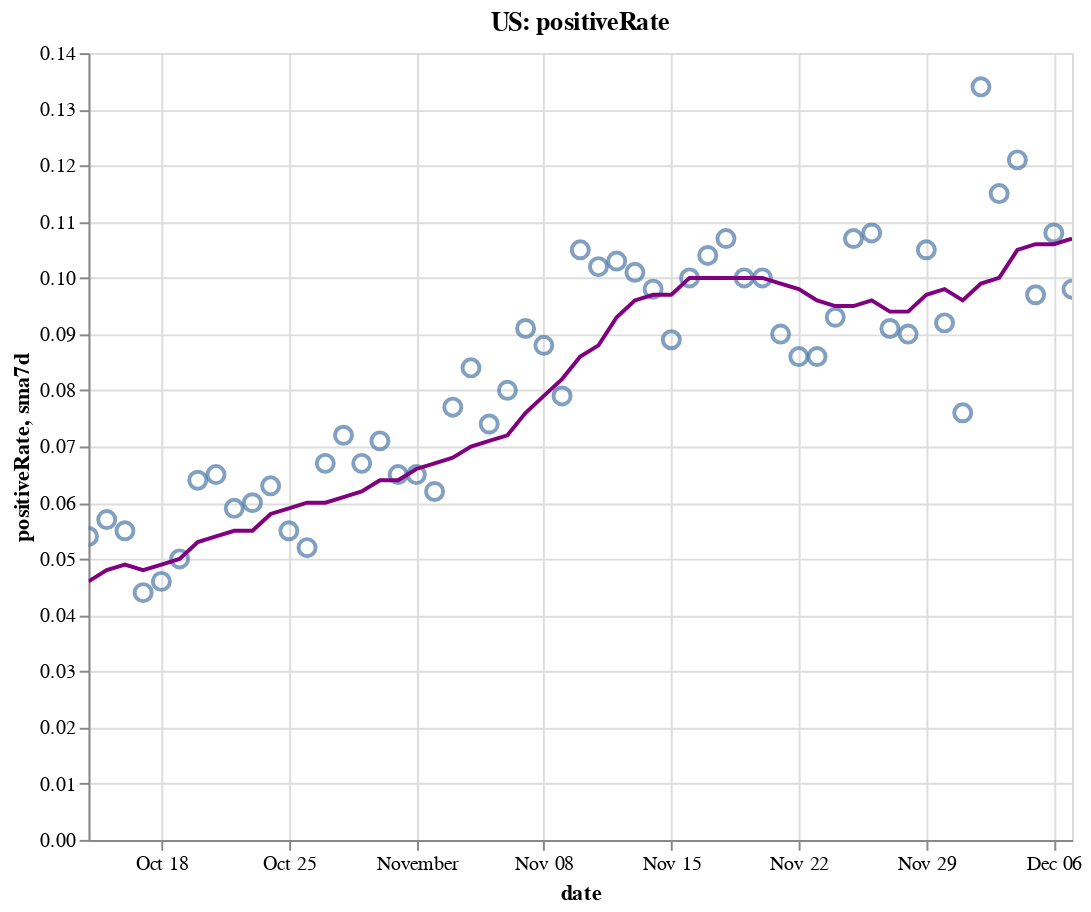

Notebook code for this chart:
### Code cell
create_plot(us, 'positiveRate')

### Figure 1 — Vega-Lite specification as saved in the notebook (floating-point values rounded to 4 significant figures)
{"config": {"view": {"continuousWidth": 400, "continuousHeight": 300}}, "layer": [{"layer": [{"mark": {"type": "point", "size": 75}, "encoding": {"tooltip": [{"type": "temporal", "field": "date"}, {"type": "quantitative", "field": "positiveRate"}, {"type": "quantitative", "field": "sma7d"}], "x": {"type": "temporal", "field": "date"}, "y": {"type": "quantitative", "field": "positiveRate"}}, "selection": {"selector004": {"type": "interval", "bind": "scales", "encodings": ["x", "y"]}}}, {"mark": {"type": "line", "color": "purple"}, "encoding": {"x": {"type": "temporal", "field": "date"}, "y": {"type": "quantitative", "field": "sma7d"}}}]}, {"mark": {"type": "rule", "color": "#aaa"}, "encoding": {"x": {"type": "temporal", "field": "date"}}, "transform": [{"filter": {"selection": "selector003"}}]}, {"mark": "circle", "encoding": {"opacity": {"condition": {"value": 1, "selection": "selector003"}, "value": 0}, "tooltip": [{"type": "temporal", "field": "date"}, {"type": "quantitative", "field": "positiveRate"}, {"type": "quantitative", "field": "sma7d"}], "x": {"type": "temporal", "field": "date"}, "y": {"type": "quantitative", "field": "positiveRate"}}, "selection": {"selector003": {"type": "single", "encodings": ["x"], "on": "mouseover", "nearest": true, "empty": "none"}}}, {"mark": {"type": "text", "align": "left", "dx": 5, "dy": -5, "stroke": "white", "strokeWidth": 2}, "encoding": {"text": {"type": "quantitative", "field": "positiveRate"}, "tooltip": [{"type": "temporal", "field": "date"}, {"type": "quantitative", "field": "positiveRate"}, {"type": "quantitative", "field": "sma7d"}], "x": {"type": "temporal", "field": "date"}, "y": {"type": "quantitative", "field": "positiveRate"}}, "transform": [{"filter": {"selection": "selector003"}}]}, {"mark": {"type": "text", "align": "left", "dx": 5, "dy": -5}, "encoding": {"text": {"type": "quantitative", "field": "positiveRate"}, "tooltip": [{"type": "temporal", "field": "date"}, {"type": "quantitative", "field": "positiveRate"}, {"type": "quantitative", "field": "sma7d"}], "x": {"type": "temporal", "field": "date"}, "y": {"type": "quantitative", "field": "positiveRate"}}, "transform": [{"filter": {"selection": "selector003"}}]}], "data": {"name": "data-8d07cae73a99ff3e15c2ee5c26e3f232"}, "height": 400, "title": "US: positiveRate", "width": 500, "$schema": "https://vega.github.io/schema/vega-lite/v4.8.1.json", "datasets": {"data-8d07cae73a99ff3e15c2ee5c26e3f232": [{"date": "2020-10-14T00:00:00", "totalTestResultsIncrease": 1045000.0, "positiveIncrease": 56120.0, "death": 208500.0, "deathIncrease": 807.0, "positiveRate": 0.054, "state": "US", "sma7d": 0.046}, {"date": "2020-10-15T00:00:00", "totalTestResultsIncrease": 1109000.0, "positiveIncrease": 63390.0, "death": 209400.0, "deathIncrease": 930.0, "positiveRate": 0.057, "state": "US", "sma7d": 0.048}, {"date": "2020-10-16T00:00:00", "totalTestResultsIncrease": 1231000.0, "positiveIncrease": 68250.0, "death": 210300.0, "deathIncrease": 897.0, "positiveRate": 0.055, "state": "US", "sma7d": 0.049}, {"date": "2020-10-17T00:00:00", "totalTestResultsIncrease": 1299000.0, "positiveIncrease": 57330.0, "death": 211100.0, "deathIncrease": 773.0, "positiveRate": 0.044, "state": "US", "sma7d": 0.048}, {"date": "2020-10-18T00:00:00", "totalTestResultsIncrease": 1052000.0, "positiveIncrease": 48280.0, "death": 211500.0, "deathIncrease": 402.0, "positiveRate": 0.046, "state": "US", "sma7d": 0.049}, {"date": "2020-10-19T00:00:00", "totalTestResultsIncrease": 1135000.0, "positiveIncrease": 57110.0, "death": 212000.0, "deathIncrease": 456.0, "positiveRate": 0.05, "state": "US", "sma7d": 0.05}, {"date": "2020-10-20T00:00:00", "totalTestResultsIncrease": 952700.0, "positiveIncrease": 60550.0, "death": 212800.0, "deathIncrease": 837.0, "positiveRate": 0.064, "state": "US", "sma7d": 0.053}, {"date": "2020-10-21T00:00:00", "totalTestResultsIncrease": 941800.0, "positiveIncrease": 60960.0, "death": 213800.0, "deathIncrease": 1019.0, "positiveRate": 0.065, "state": "US", "sma7d": 0.054}, {"date": "2020-10-22T00:00:00", "totalTestResultsIncrease": 1230000.0, "positiveIncrease": 72840.0, "death": 214900.0, "deathIncrease": 1126.0, "positiveRate": 0.059, "state": "US", "sma7d": 0.055}, {"date": "2020-10-23T00:00:00", "totalTestResultsIncrease": 1383000.0, "positiveIncrease": 82330.0, "death": 215900.0, "deathIncrease": 934.0, "positiveRate": 0.06, "state": "US", "sma7d": 0.055}, {"date": "2020-10-24T00:00:00", "totalTestResultsIncrease": 1323000.0, "positiveIncrease": 83290.0, "death": 216800.0, "deathIncrease": 890.0, "positiveRate": 0.063, "state": "US", "sma7d": 0.058}, {"date": "2020-10-25T00:00:00", "totalTestResultsIncrease": 1188000.0, "positiveIncrease": 64890.0, "death": 217100.0, "deathIncrease": 382.0, "positiveRate": 0.055, "state": "US", "sma7d": 0.059}, {"date": "2020-10-26T00:00:00", "totalTestResultsIncrease": 1211000.0, "positiveIncrease": 62520.0, "death": 217500.0, "deathIncrease": 402.0, "positiveRate": 0.052, "state": "US", "sma7d": 0.06}, {"date": "2020-10-27T00:00:00", "totalTestResultsIncrease": 1071000.0, "positiveIncrease": 72080.0, "death": 218500.0, "deathIncrease": 919.0, "positiveRate": 0.067, "state": "US", "sma7d": 0.06}, {"date": "2020-10-28T00:00:00", "totalTestResultsIncrease": 1096000.0, "positiveIncrease": 78750.0, "death": 219500.0, "deathIncrease": 1044.0, "positiveRate": 0.072, "state": "US", "sma7d": 0.061}, {"date": "2020-10-29T00:00:00", "totalTestResultsIncrease": 1333000.0, "positiveIncrease": 88720.0, "death": 220500.0, "deathIncrease": 1037.0, "positiveRate": 0.067, "state": "US", "sma7d": 0.062}, {"date": "2020-10-30T00:00:00", "totalTestResultsIncrease": 1364000.0, "positiveIncrease": 97240.0, "death": 221500.0, "deathIncrease": 947.0, "positiveRate": 0.071, "state": "US", "sma7d": 0.064}, {"date": "2020-10-31T00:00:00", "totalTestResultsIncrease": 1390000.0, "positiveIncrease": 90580.0, "death": 222500.0, "deathIncrease": 963.0, "positiveRate": 0.065, "state": "US", "sma7d": 0.064}, {"date": "2020-11-01T00:00:00", "totalTestResultsIncrease": 1128000.0, "positiveIncrease": 73850.0, "death": 222900.0, "deathIncrease": 395.0, "positiveRate": 0.065, "state": "US", "sma7d": 0.066}, {"date": "2020-11-02T00:00:00", "totalTestResultsIncrease": 1327000.0, "positiveIncrease": 82050.0, "death": 223300.0, "deathIncrease": 491.0, "positiveRate": 0.062, "state": "US", "sma7d": 0.067}, {"date": "2020-11-03T00:00:00", "totalTestResultsIncrease": 1129000.0, "positiveIncrease": 86670.0, "death": 224900.0, "deathIncrease": 1514.0, "positiveRate": 0.077, "state": "US", "sma7d": 0.068}, {"date": "2020-11-04T00:00:00", "totalTestResultsIncrease": 1223000.0, "positiveIncrease": 103300.0, "death": 226000.0, "deathIncrease": 1117.0, "positiveRate": 0.084, "state": "US", "sma7d": 0.07}, {"date": "2020-11-05T00:00:00", "totalTestResultsIncrease": 1567000.0, "positiveIncrease": 116400.0, "death": 227100.0, "deathIncrease": 1146.0, "positiveRate": 0.074, "state": "US", "sma7d": 0.071}, {"date": "2020-11-06T00:00:00", "totalTestResultsIncrease": 1564000.0, "positiveIncrease": 125800.0, "death": 228300.0, "deathIncrease": 1173.0, "positiveRate": 0.08, "state": "US", "sma7d": 0.072}, {"date": "2020-11-07T00:00:00", "totalTestResultsIncrease": 1413000.0, "positiveIncrease": 129200.0, "death": 229400.0, "deathIncrease": 1119.0, "positiveRate": 0.091, "state": "US", "sma7d": 0.076}, {"date": "2020-11-08T00:00:00", "totalTestResultsIncrease": 1252000.0, "positiveIncrease": 110300.0, "death": 229900.0, "deathIncrease": 496.0, "positiveRate": 0.088, "state": "US", "sma7d": 0.079}, {"date": "2020-11-09T00:00:00", "totalTestResultsIncrease": 1516000.0, "positiveIncrease": 119400.0, "death": 230500.0, "deathIncrease": 577.0, "positiveRate": 0.079, "state": "US", "sma7d": 0.082}, {"date": "2020-11-10T00:00:00", "totalTestResultsIncrease": 1252000.0, "positiveIncrease": 131200.0, "death": 231800.0, "deathIncrease": 1360.0, "positiveRate": 0.105, "state": "US", "sma7d": 0.086}, {"date": "2020-11-11T00:00:00", "totalTestResultsIncrease": 1418000.0, "positiveIncrease": 144800.0, "death": 233400.0, "deathIncrease": 1563.0, "positiveRate": 0.102, "state": "US", "sma7d": 0.088}, {"date": "2020-11-12T00:00:00", "totalTestResultsIncrease": 1476000.0, "positiveIncrease": 152000.0, "death": 234500.0, "deathIncrease": 1119.0, "positiveRate": 0.103, "state": "US", "sma7d": 0.093}, {"date": "2020-11-13T00:00:00", "totalTestResultsIncrease": 1698000.0, "positiveIncrease": 172100.0, "death": 235800.0, "deathIncrease": 1268.0, "positiveRate": 0.101, "state": "US", "sma7d": 0.096}, {"date": "2020-11-14T00:00:00", "totalTestResultsIncrease": 1662000.0, "positiveIncrease": 163500.0, "death": 237100.0, "deathIncrease": 1331.0, "positiveRate": 0.098, "state": "US", "sma7d": 0.097}, {"date": "2020-11-15T00:00:00", "totalTestResultsIncrease": 1615000.0, "positiveIncrease": 144400.0, "death": 237800.0, "deathIncrease": 687.0, "positiveRate": 0.089, "state": "US", "sma7d": 0.097}, {"date": "2020-11-16T00:00:00", "totalTestResultsIncrease": 1487000.0, "positiveIncrease": 148900.0, "death": 238400.0, "deathIncrease": 619.0, "positiveRate": 0.1, "state": "US", "sma7d": 0.1}, {"date": "2020-11-17T00:00:00", "totalTestResultsIncrease": 1512000.0, "positiveIncrease": 156700.0, "death": 240000.0, "deathIncrease": 1555.0, "positiveRate": 0.104, "state": "US", "sma7d": 0.1}, {"date": "2020-11-18T00:00:00", "totalTestResultsIncrease": 1539000.0, "positiveIncrease": 164000.0, "death": 241900.0, "deathIncrease": 1864.0, "positiveRate": 0.107, "state": "US", "sma7d": 0.1}, {"date": "2020-11-19T00:00:00", "totalTestResultsIncrease": 1821000.0, "positiveIncrease": 182800.0, "death": 243800.0, "deathIncrease": 1967.0, "positiveRate": 0.1, "state": "US", "sma7d": 0.1}, {"date": "2020-11-20T00:00:00", "totalTestResultsIncrease": 1919000.0, "positiveIncrease": 192800.0, "death": 245700.0, "deathIncrease": 1884.0, "positiveRate": 0.1, "state": "US", "sma7d": 0.1}, {"date": "2020-11-21T00:00:00", "totalTestResultsIncrease": 2004000.0, "positiveIncrease": 179700.0, "death": 247200.0, "deathIncrease": 1512.0, "positiveRate": 0.09, "state": "US", "sma7d": 0.099}, {"date": "2020-11-22T00:00:00", "totalTestResultsIncrease": 1744000.0, "positiveIncrease": 150800.0, "death": 248100.0, "deathIncrease": 898.0, "positiveRate": 0.086, "state": "US", "sma7d": 0.098}, {"date": "2020-11-23T00:00:00", "totalTestResultsIncrease": 1759000.0, "positiveIncrease": 151000.0, "death": 249100.0, "deathIncrease": 955.0, "positiveRate": 0.086, "state": "US", "sma7d": 0.096}, {"date": "2020-11-24T00:00:00", "totalTestResultsIncrease": 1790000.0, "positiveIncrease": 167000.0, "death": 251100.0, "deathIncrease": 2066.0, "positiveRate": 0.093, "state": "US", "sma7d": 0.095}, {"date": "2020-11-25T00:00:00", "totalTestResultsIncrease": 1721000.0, "positiveIncrease": 183600.0, "death": 253400.0, "deathIncrease": 2289.0, "positiveRate": 0.107, "state": "US", "sma7d": 0.095}, {"date": "2020-11-26T00:00:00", "totalTestResultsIncrease": 1170000.0, "positiveIncrease": 126300.0, "death": 254800.0, "deathIncrease": 1336.0, "positiveRate": 0.108, "state": "US", "sma7d": 0.096}, {"date": "2020-11-27T00:00:00", "totalTestResultsIncrease": 2126000.0, "positiveIncrease": 193700.0, "death": 256100.0, "deathIncrease": 1372.0, "positiveRate": 0.091, "state": "US", "sma7d": 0.094}, {"date": "2020-11-28T00:00:00", "totalTestResultsIncrease": 1710000.0, "positiveIncrease": 154500.0, "death": 257400.0, "deathIncrease": 1245.0, "positiveRate": 0.09, "state": "US", "sma7d": 0.094}, {"date": "2020-11-29T00:00:00", "totalTestResultsIncrease": 1290000.0, "positiveIncrease": 135200.0, "death": 258200.0, "deathIncrease": 803.0, "positiveRate": 0.105, "state": "US", "sma7d": 0.097}, {"date": "2020-11-30T00:00:00", "totalTestResultsIncrease": 1603000.0, "positiveIncrease": 147600.0, "death": 259300.0, "deathIncrease": 1136.0, "positiveRate": 0.092, "state": "US", "sma7d": 0.098}, {"date": "2020-12-01T00:00:00", "totalTestResultsIncrease": 2341000.0, "positiveIncrease": 176800.0, "death": 261800.0, "deathIncrease": 2473.0, "positiveRate": 0.076, "state": "US", "sma7d": 0.096}, {"date": "2020-12-02T00:00:00", "totalTestResultsIncrease": 1459000.0, "positiveIncrease": 195800.0, "death": 264500.0, "deathIncrease": 2733.0, "positiveRate": 0.134, "state": "US", "sma7d": 0.099}, {"date": "2020-12-03T00:00:00", "totalTestResultsIncrease": 1828000.0, "positiveIncrease": 210200.0, "death": 267200.0, "deathIncrease": 2706.0, "positiveRate": 0.115, "state": "US", "sma7d": 0.1}, {"date": "2020-12-04T00:00:00", "totalTestResultsIncrease": 1855000.0, "positiveIncrease": 224800.0, "death": 269800.0, "deathIncrease": 2563.0, "positiveRate": 0.121, "state": "US", "sma7d": 0.105}, {"date": "2020-12-05T00:00:00", "totalTestResultsIncrease": 2191000.0, "positiveIncrease": 212900.0, "death": 272300.0, "deathIncrease": 2461.0, "positiveRate": 0.097, "state": "US", "sma7d": 0.106}, {"date": "2020-12-06T00:00:00", "totalTestResultsIncrease": 1648000.0, "positiveIncrease": 177800.0, "death": 273400.0, "deathIncrease": 1146.0, "positiveRate": 0.108, "state": "US", "sma7d": 0.106}, {"date": "2020-12-07T00:00:00", "totalTestResultsIncrease": 1831000.0, "positiveIncrease": 179700.0, "death": 274600.0, "deathIncrease": 1344.0, "positiveRate": 0.098, "state": "US", "sma7d": 0.107}]}}
